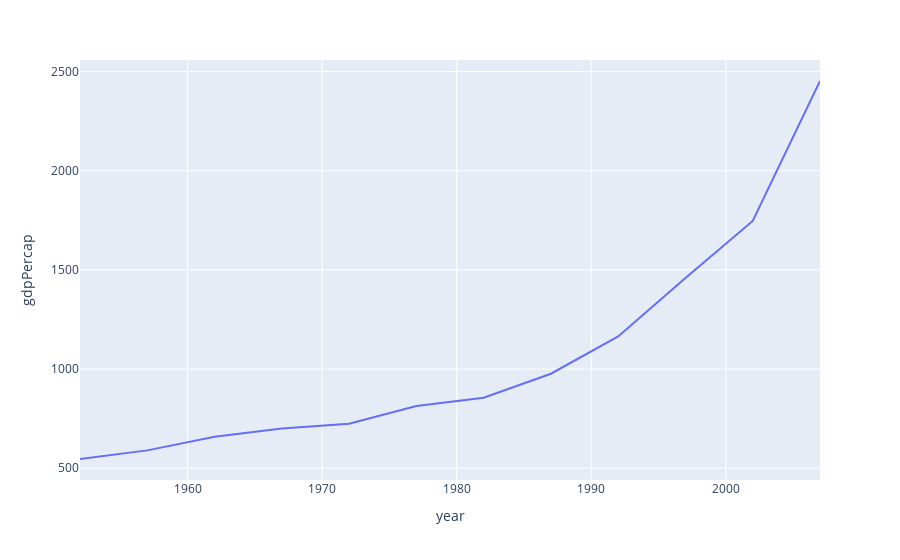

The cell this chart's notebook holds for it:
### Code cell
px.line(gapminder.query('country == "India"'), x="year", y="gdpPercap")

### Figure 1 — Plotly figure (JSON) as saved in the notebook; plotly's stock layout.template omitted (floating-point values rounded to 4 significant figures)
{"data": [{"hovertemplate": "year=%{x}<br>gdpPercap=%{y}<extra></extra>", "legendgroup": "", "line": {"color": "#636efa", "dash": "solid"}, "marker": {"symbol": "circle"}, "mode": "lines", "name": "", "orientation": "v", "showlegend": false, "type": "scatter", "x": [1952, 1957, 1962, 1967, 1972, 1977, 1982, 1987, 1992, 1997, 2002, 2007], "xaxis": "x", "y": [546.6, 590.1, 658.3, 700.8, 724.0, 813.3, 855.7, 976.5, 1164.0, 1459.0, 1747.0, 2452.0], "yaxis": "y"}], "layout": {"legend": {"tracegroupgap": 0}, "margin": {"t": 60}, "xaxis": {"anchor": "y", "domain": [0, 1], "title": {"text": "year"}}, "yaxis": {"anchor": "x", "domain": [0, 1], "title": {"text": "gdpPercap"}}}}
